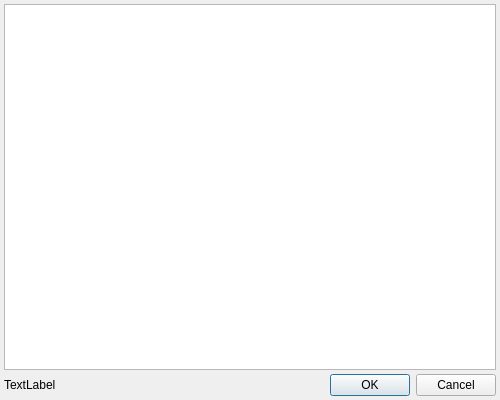
<?xml version="1.0" encoding="UTF-8"?>
<ui version="4.0">
 <class>MainWindow</class>
 <widget class="QMainWindow" name="MainWindow">
  <property name="geometry">
   <rect>
    <x>0</x>
    <y>0</y>
    <width>500</width>
    <height>400</height>
   </rect>
  </property>
  <property name="minimumSize">
   <size>
    <width>500</width>
    <height>400</height>
   </size>
  </property>
  <property name="windowTitle">
   <string>File Explorer</string>
  </property>
  <widget class="QWidget" name="centralwidget">
   <layout class="QGridLayout" name="gridLayout">
    <property name="leftMargin">
     <number>4</number>
    </property>
    <property name="topMargin">
     <number>4</number>
    </property>
    <property name="rightMargin">
     <number>4</number>
    </property>
    <property name="bottomMargin">
     <number>4</number>
    </property>
    <property name="spacing">
     <number>4</number>
    </property>
    <item row="1" column="0">
     <widget class="QLabel" name="label">
      <property name="sizePolicy">
       <sizepolicy hsizetype="Preferred" vsizetype="Preferred">
        <horstretch>1</horstretch>
        <verstretch>0</verstretch>
       </sizepolicy>
      </property>
      <property name="text">
       <string>TextLabel</string>
      </property>
     </widget>
    </item>
    <item row="1" column="1" alignment="Qt::AlignBottom">
     <widget class="QDialogButtonBox" name="buttonBox">
      <property name="standardButtons">
       <set>QDialogButtonBox::Cancel|QDialogButtonBox::Ok</set>
      </property>
     </widget>
    </item>
    <item row="0" column="0" colspan="2">
     <widget class="QTreeView" name="treeView"/>
    </item>
   </layout>
  </widget>
 </widget>
 <resources/>
 <connections/>
</ui>
